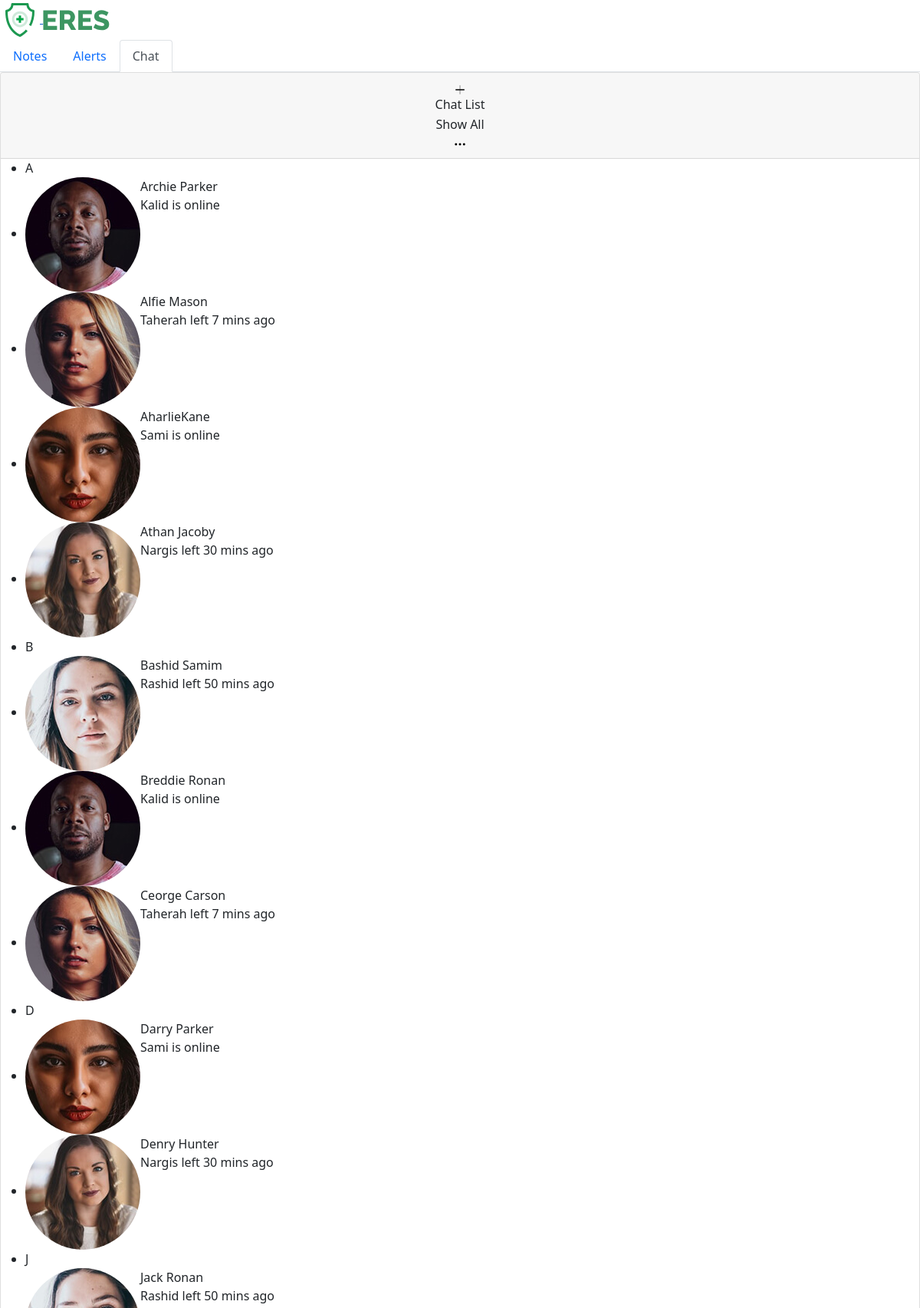
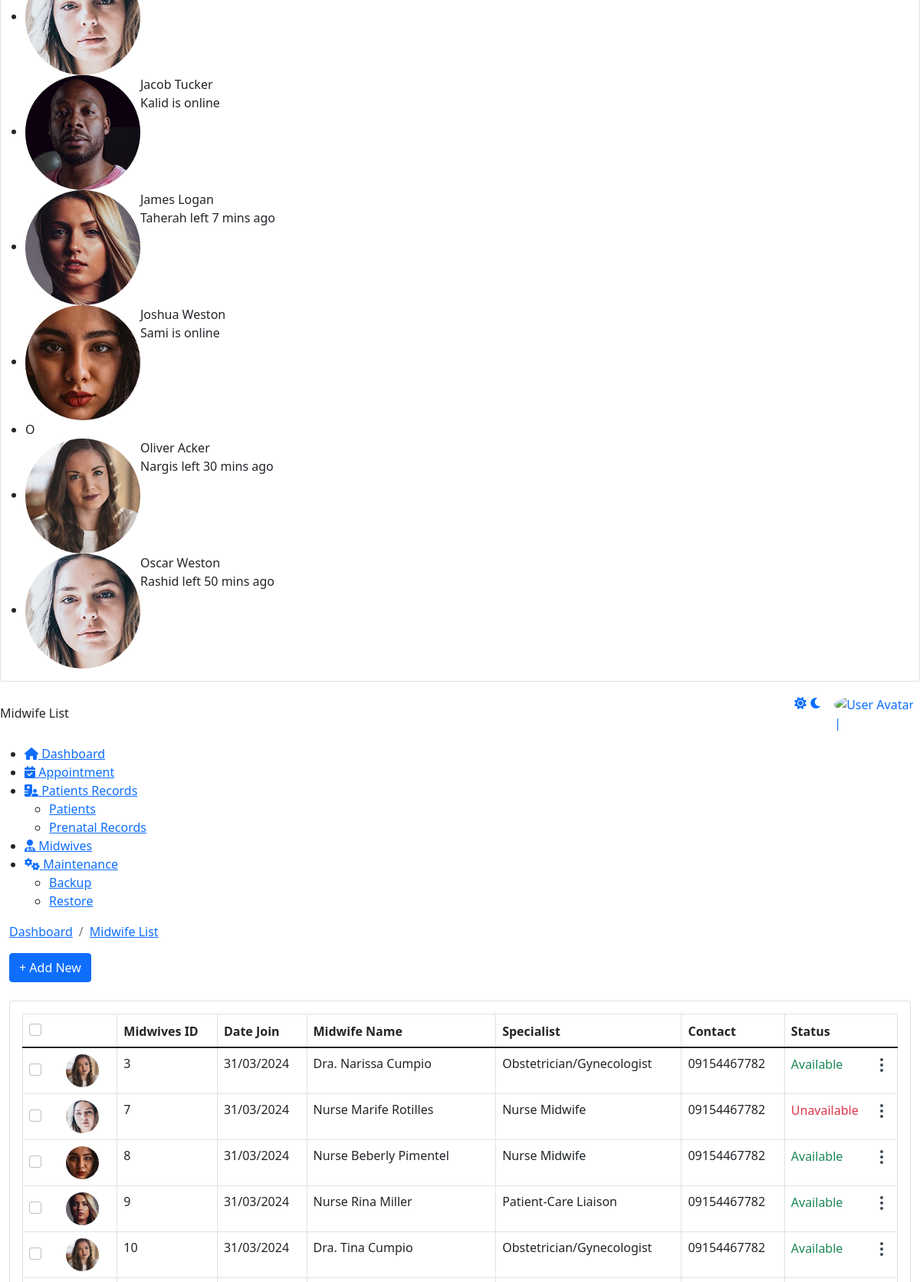
The app's page /admin/doctor_list.php (upper part) with its own data (2 pictures, top to bottom).
### tables this page shows
CREATE TABLE `doctors` (
  `DoctorID` int(11) NOT NULL AUTO_INCREMENT,
  `Title` varchar(10) NOT NULL,
  `FirstName` varchar(50) NOT NULL,
  `MiddleName` varchar(50) NOT NULL,
  `LastName` varchar(50) NOT NULL,
  `DateOfBirth` date NOT NULL,
  `Age` int(11) NOT NULL,
  `Gender` enum('Male','Female') NOT NULL,
  `Address` text NOT NULL,
  `Mobile` varchar(15) NOT NULL,
  `Email` varchar(100) NOT NULL,
  `Specialization` varchar(100) NOT NULL,
  `Status` enum('Available','Unavailable') NOT NULL,
  `JoinDate` date NOT NULL,
  `File` varchar(255) NOT NULL,
  `instagram` varchar(255) NOT NULL,
  `facebook` varchar(255) NOT NULL,
  `twitter` varchar(255) NOT NULL,
  `rating` varchar(11) NOT NULL,
  PRIMARY KEY (`DoctorID`)
);

### admin/doctor_list.php (the view, shortened to what this page needs)
<!DOCTYPE html>
<html lang="en">
    <head>
		 <link href="https://eres.dexignzone.com/codeigniter/demo/public/assets/vendor/datatables/css/jquery.dataTables.min.css" rel="stylesheet" type="text/css"/>
		 <link href="https://eres.dexignzone.com/codeigniter/demo/public/assets/vendor/bootstrap-select/dist/css/bootstrap-select.min.css" rel="stylesheet" type="text/css"/>
    <link class="main-css" href="https://eres.dexignzone.com/codeigniter/demo/public/assets/css/style.css" rel="stylesheet" type="text/css"/>
	<link rel="stylesheet" href="https://cdnjs.cloudflare.com/ajax/libs/font-awesome/6.5.1/css/all.min.css" />
</head>
<body>
    <div id="main-wrapper">
<?php
include './template/header.php';
?>
<?php
include './template/chatbot.php';
?>
<div class="header">
	<div class="header-content">
		<nav class="navbar navbar-expand">
			<div class="collapse navbar-collapse justify-content-between">
				<div class="header-left">
					<div class="dashboard_bar">
					Midwife List				</div>
				</div>
				<?php
				include './template/header2.php';
				?>
			</div>
		</nav>
	</div>
</div>
<?php
include './template/sidebar.php';
?>
<div class="content-body">
	<div class="container-fluid">
		<div class="page-titles">
			<ol class="breadcrumb">
				<li class="breadcrumb-item"><a href="javascript:void(0)">Dashboard</a></li>
				<li class="breadcrumb-item  active"><a href="javascript:void(0)">Midwife List</a></li>
			</ol>
		</div>
		<div class="form-head d-flex mb-3 mb-md-4 align-items-start">
			<div class="me-auto d-lg-block">
				<a href="javascript:void(0);" class="btn btn-primary btn-rounded" data-bs-toggle="modal" data-bs-target="#doctorsModal">+ Add New</a>
			</div>
		</div>
		<div class="row">
			<div class="col-xl-12">
				<div class="card">
					<div class="card-body">
						<div class="table-responsive">
							<table id="example5" class="table shadow-hover doctor-list table-bordered mb-4 dataTablesCard fs-14">
								<thead>
									<tr>
										<th>
											<div class="checkbox align-self-center">
												<div class="form-check custom-checkbox ">
													<input type="checkbox" class="form-check-input" id="checkAll" required="">
												</div>
											</div>
										</th>
										<th>Midwives ID</th>
										<th>Date Join</th>
										<th>Midwife Name</th>
										<th>Specialist</th>
										<th>Contact</th>
										<th>Status</th>
									</tr>
								</thead>
								<tbody>
								<?php
									include_once "connection/conn.php";
									$sql = "SELECT * FROM doctors";
									$result = mysqli_query($conn, $sql);
									if (mysqli_num_rows($result) > 0) {
											while ($row = mysqli_fetch_assoc($result)) {
													echo "<tr>";
													echo '<td>
																	<div class="d-flex align-items-center">
																			<div class="checkbox text-end align-self-center">
																					<div class="form-check custom-checkbox">
																							<input type="checkbox" class="form-check-input" id="customCheckBox1">
																							<label class="form-check-label" for="customCheckBox1"></label>
																					</div>
																			</div>
																			<img alt="" src="' . $row['File'] . '" height="43" width="43" class="rounded-circle ms-4">
																	</div>
																</td>';
													echo '<td>' . $row['DoctorID'] . '</td>';
													echo '<td>' . date('d/m/Y', strtotime($row['JoinDate'])) . '</td>';
													echo '<td>' . $row['Title'] . ' ' . $row['FirstName'] . ' ' . $row['LastName'] . '</td>';
													echo '<td>' . $row['Specialization'] . '</td>';
													echo '<td><span class="font-w500">' . $row['Mobile'] . '</span></td>';
													echo "<td>
																	<div class='d-flex align-items-center'>
																			<span>" . getStatusBadge($row['Status']) . "</span>
																			<div class='dropdown ms-auto c-pointer text-end'>
																					<div class='btn-link' data-bs-toggle='dropdown'>
																							<svg width='24' height='24' viewBox='0 0 24 24' fill='none' xmlns='http://www.w3.org/2000/svg'>
																							<path d='M12 11C11.4477 11 11 11.4477 11 12C11 12.5523 11.4477 13 12 13C12.5523 13 13 12.5523 13 12C13 11.4477 12.5523 11 12 11Z' stroke='#3E4954' stroke-width='2' stroke-linecap='round' stroke-linejoin='round'/>
																							<path d='M12 18C11.4477 18 11 18.4477 11 19C11 19.5523 11.4477 20 12 20C12.5523 20 13 19.5523 13 19C13 18.4477 12.5523 18 12 18Z' stroke='#3E4954' stroke-width='2' stroke-linecap='round' stroke-linejoin='round'/>
																							<path d='M12 4C11.4477 4 11 4.44772 11 5C11 5.55228 11.4477 6 12 6C12.5523 6 13 5.55228 13 5C13 4.44772 12.5523 4 12 4Z' stroke='#3E4954' stroke-width='2' stroke-linecap='round' stroke-linejoin='round'/>
																							</svg>
																					</div>
																					<div class='dropdown-menu dropdown-menu-right'>
																							<a class='dropdown-item' href='javascript:void(0);' onclick='updateDoctorStatus(" . $row["DoctorID"] . ", \"Unavailable\")'>Unavailable</a>
																							<a class='dropdown-item' href='javascript:void(0);' onclick='updateDoctorStatus(" . $row["DoctorID"] . ", \"Available\")'>Available</a>
																							<a class='dropdown-item' href='javascript:void(0);' onclick='updateDoctorStatus(" . $row["DoctorID"] . ", \"Resigned\")'>Resigned</a>
																					</div>
																			</div>
																	</div>
																</td>";
													echo '</tr>';
											}
									} else {
											echo '<tr><td colspan="8">No doctors found.</td></tr>';
									}
									function getStatusBadge($status) {
											if ($status == 'Unavailable') {
													return "<span class='text-danger font-w600'>Unavailable</span>";
											} elseif ($status == 'Available') {
													return "<span class='text-success font-w600'>Available</span>";
											} else {
													return "<span class='font-w600'>" . $status . "</span>";
											}
									}
									?>
								</tbody>
							</table>
						</div>
					</div>
				</div>
			</div>
		</div>
	</div>
	</div>
</div>
</body>
</html>

### records on screen
doctors: File (picture), DoctorID "3", JoinDate "31/03/2024", Title "Dra.", FirstName "Narissa", LastName "Cumpio", Specialization "Obstetrician/Gynecologist", Mobile "09154467782", Status "Available"
doctors: File (picture), DoctorID "7", JoinDate "31/03/2024", Title "Nurse", FirstName "Marife", LastName "Rotilles", Specialization "Nurse Midwife", Mobile "09154467782", Status "Unavailable"
doctors: File (picture), DoctorID "8", JoinDate "31/03/2024", Title "Nurse", FirstName "Beberly", LastName "Pimentel", Specialization "Nurse Midwife", Mobile "09154467782", Status "Available"
doctors: File (picture), DoctorID "9", JoinDate "31/03/2024", Title "Nurse", FirstName "Rina", LastName "Miller", Specialization "Patient-Care Liaison", Mobile "09154467782", Status "Available"
doctors: File (picture), DoctorID "10", JoinDate "31/03/2024", Title "Dra.", FirstName "Tina", LastName "Cumpio", Specialization "Obstetrician/Gynecologist", Mobile "09154467782", Status "Available"
